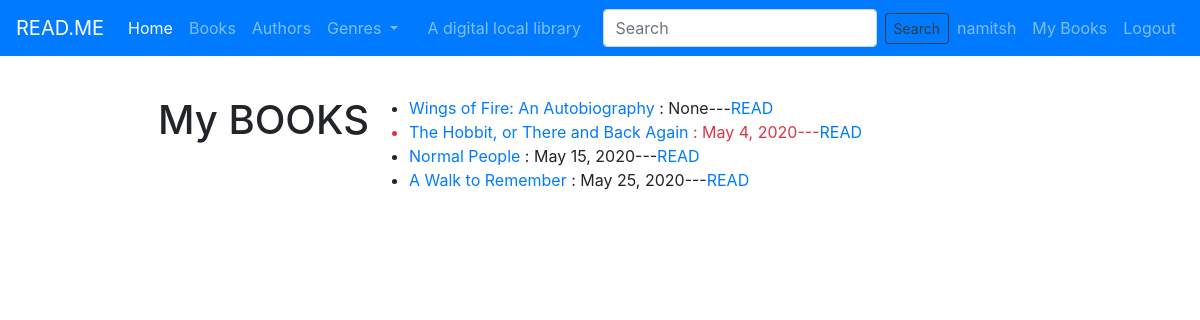
Page /catalog/mybooks/ (signed in) on the earlier database version.
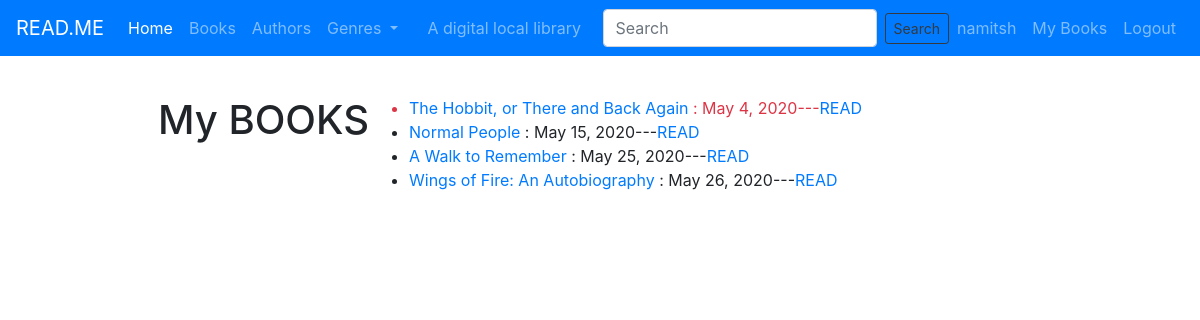
Same page on the later database version.
### catalog/models.py (models this page shows, shortened)
class BookInstance(models.Model):
    id = models.UUIDField(primary_key=True, default=uuid.uuid4,
                          help_text='Unique ID for this particular book in library')
    book = models.ForeignKey('Book', on_delete=models.SET_NULL, null=True)
    imprint = models.CharField(max_length=200)
    due_date = models.DateField(null=True, blank=True)
    borrower = models.ForeignKey(User, on_delete=models.SET_NULL, null=True, blank=True)
    pdf = models.FileField(upload_to='documents/', null=True)
    LOAN_STATUS = (
        ('m', 'maintenance'),
        ('o', 'on loan'),
        ('r', 'reserved'),
        ('a', 'available')
    )
    status = models.CharField(max_length=1, choices=LOAN_STATUS, blank=True, default='m', help_text='Book Availabilty')
    class Meta:
        ordering = ['due_date']
        permissions = (("can_mark_returned", "Set book as returned"),)
    @property
    def is_overdue(self):
        if self.due_date and self.due_date < date.today():
            return True
        return False

class Book(models.Model):
    title = models.CharField(max_length=200, help_text='Enter book title')
    summary = models.TextField(max_length=1000, help_text="enter the brief description of book")
    isbn = models.CharField('ISBN', max_length=13)
    author = models.ForeignKey('Author', on_delete=models.SET_NULL, null=True)
    genre = models.ManyToManyField('Genre', help_text="Select a genre for a book")
    image = models.ImageField(upload_to='images/')
    language = models.ForeignKey('Language', on_delete=models.SET_NULL, null=True)
    def display_genre(self):
        return ', '.join(genre.name for genre in self.genre.all()[:3])
    display_genre.short_description = 'Genre'

### catalog/views.py (the view)
# urls.py: path('mybooks/', views.LoanedByUserListView.as_view(), name='my-borrowed'),
class LoanedByUserListView(LoginRequiredMixin, ListView):
    model = BookInstance
    template_name = 'book_instance/bookinstance_list_borrowed_user.html'
    def queryset(self):
        return BookInstance.objects.filter(borrower=self.request.user).filter(status__exact='o').order_by('due_date')

### catalog/templates/book_instance/bookinstance_list_borrowed_user.html (shortened to what this page needs)
{% extends 'base.html' %}
{% block content %}
    <h1>My BOOKS</h1>
<br>
{% if object_list %}
    <ul>
    {% for item in object_list %}
        <li class="{% if item.is_overdue %}text-danger{% endif %}">
            <a href="{% url 'book-detail' item.book.pk %}" >{{ item.book.title }}</a> : {{ item.due_date}}---<a href="{% url 'read-pdf' item.pk %}">READ</a></li>
    {% endfor %}
    </ul>
{% else%}
<p>NO BOOKS BORROWED</p>
{% endif %}
{% endblock %}

Differences in the rows shown:
changed BookInstance "Wings of Fire: An Autobiography": due_date "None" → "May 26, 2020"; moves down the list
